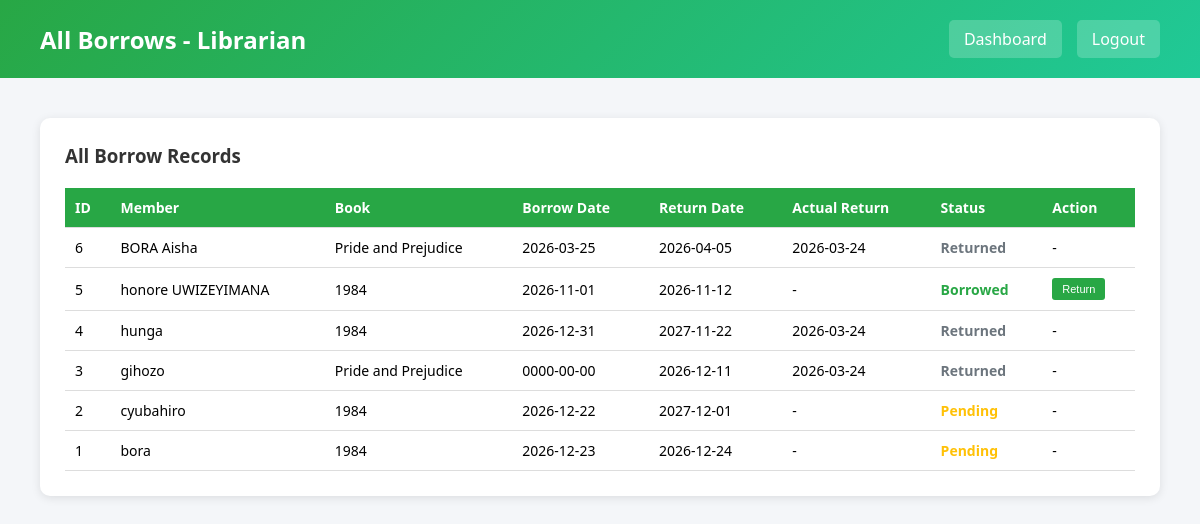
Page /librarian_borrows.php (signed in) on the committed database.
### tables this page shows
CREATE TABLE `borrow` (
  `borrow_id` int(11) NOT NULL,
  `member_id` int(11) NOT NULL,
  `book_id` int(11) NOT NULL,
  `librarian_id` int(11) DEFAULT NULL,
  `borrow_date` date NOT NULL,
  `return_date` date NOT NULL,
  `actual_return_date` date DEFAULT NULL,
  `status` enum('pending','approved','denied','borrowed','returned','overdue') DEFAULT 'pending',
  `request_notes` text DEFAULT NULL,
  `created_at` timestamp NOT NULL DEFAULT current_timestamp()
);

CREATE TABLE `members` (
  `member_id` int(11) NOT NULL,
  `name` varchar(100) NOT NULL,
  `email` varchar(100) NOT NULL,
  `phone` varchar(20) NOT NULL,
  `password` varchar(255) NOT NULL,
  `status` enum('active','inactive') DEFAULT 'active',
  `created_at` timestamp NOT NULL DEFAULT current_timestamp()
);

CREATE TABLE `books` (
  `book_id` int(11) NOT NULL,
  `title` varchar(200) NOT NULL,
  `author` varchar(100) NOT NULL,
  `year_published` int(11) DEFAULT NULL,
  `quantity` int(11) DEFAULT 1,
  `available_quantity` int(11) DEFAULT 1,
  `status` enum('active','inactive','archived') DEFAULT 'active',
  `content` text DEFAULT NULL,
  `created_at` timestamp NOT NULL DEFAULT current_timestamp()
);

### librarian_borrows.php (the view, shortened to what this page needs)
<?php
require_once 'config.php';
$stmt = $pdo->query("
    SELECT b.*, m.name as member_name, m.email as member_email,
           bk.title as book_title, bk.author
    FROM borrow b
    JOIN members m ON b.member_id = m.member_id
    JOIN books bk ON b.book_id = bk.book_id
    ORDER BY b.created_at DESC
");
$borrows = $stmt->fetchAll();
?>
<!DOCTYPE html>
<html lang="en">
<head>
</head>
<body>
    <div class="header">
        <h1>All Borrows - Librarian</h1>
        <div class="nav-links">
            <a href="librarian_dashboard.php">Dashboard</a>
            <a href="logout.php">Logout</a>
        </div>
    </div>
    <div class="container">
        <div class="table-card">
            <h3>All Borrow Records</h3>
            <table>
                <thead>
                    <tr>
                        <th>ID</th>
                        <th>Member</th>
                        <th>Book</th>
                        <th>Borrow Date</th>
                        <th>Return Date</th>
                        <th>Actual Return</th>
                        <th>Status</th>
                        <th>Action</th>
                    </tr>
                </thead>
                <tbody>
                    <?php foreach ($borrows as $borrow): ?>
                    <tr>
                        <td><?php echo $borrow['borrow_id']; ?></td>
                        <td><?php echo htmlspecialchars($borrow['member_name']); ?></td>
                        <td><?php echo htmlspecialchars($borrow['book_title']); ?></td>
                        <td><?php echo $borrow['borrow_date']; ?></td>
                        <td><?php echo $borrow['return_date']; ?></td>
                        <td><?php echo $borrow['actual_return_date'] ?? '-'; ?></td>
                        <td class="status-<?php echo $borrow['status']; ?>"><?php echo ucfirst($borrow['status']); ?></td>
                        <td>
                            <?php if ($borrow['status'] == 'borrowed'): ?>
                                <form method="POST" style="display:inline;">
                                    <button type="submit" class="btn-small">Return</button>
                                </form>
                            <?php else: ?>
                                -
                            <?php endif; ?>
                        </td>
                    </tr>
                    <?php endforeach; ?>
                </tbody>
            </table>
        </div>
    </div>
</body>
</html>

### librarian_borrows.php (style rules this page uses)
* { margin: 0; padding: 0; box-sizing: border-box; }
body { font-family: 'Segoe UI', Tahoma, Geneva, Verdana, sans-serif; background: #f4f6f9; }
.header { background: linear-gradient(135deg, #28a745 0%, #20c997 100%); color: white; padding: 20px 40px; display: flex; justify-content: space-between; align-items: center; }
.header h1 { font-size: 24px; }
.nav-links { display: flex; gap: 15px; }
.nav-links a { color: white; text-decoration: none; padding: 8px 15px; background: rgba(255,255,255,0.2); border-radius: 5px; }
.container { padding: 40px; max-width: 1400px; margin: 0 auto; }
.table-card { background: white; padding: 25px; border-radius: 10px; box-shadow: 0 2px 10px rgba(0,0,0,0.1); }
.table-card h3 { margin-bottom: 20px; color: #333; }
table { width: 100%; border-collapse: collapse; }
th, td { padding: 10px; text-align: left; border-bottom: 1px solid #ddd; font-size: 14px; }
th { background: #28a745; color: white; }
.status-pending { color: #ffc107; font-weight: bold; }
.status-borrowed { color: #28a745; font-weight: bold; }
.status-returned { color: #6c757d; font-weight: bold; }
.btn-small { padding: 5px 10px; background: #28a745; color: white; border: none; border-radius: 3px; cursor: pointer; font-size: 11px; }

### rows in the picture
borrow: borrow_id "6", member.name "BORA Aisha", book.title "Pride and Prejudice", borrow_date "2026-03-25", return_date "2026-04-05", actual_return_date "2026-03-24", status "Returned"
borrow: borrow_id "5", member.name "honore UWIZEYIMANA", book.title "1984", borrow_date "2026-11-01", return_date "2026-11-12", actual_return_date "-", status "Borrowed"
borrow: borrow_id "4", member.name "hunga", book.title "1984", borrow_date "2026-12-31", return_date "2027-11-22", actual_return_date "2026-03-24", status "Returned"
borrow: borrow_id "3", member.name "gihozo", book.title "Pride and Prejudice", borrow_date "0000-00-00", return_date "2026-12-11", actual_return_date "2026-03-24", status "Returned"
borrow: borrow_id "2", member.name "cyubahiro", book.title "1984", borrow_date "2026-12-22", return_date "2027-12-01", actual_return_date "-", status "Pending"
borrow: borrow_id "1", member.name "bora", book.title "1984", borrow_date "2026-12-23", return_date "2026-12-24", actual_return_date "-", status "Pending"
